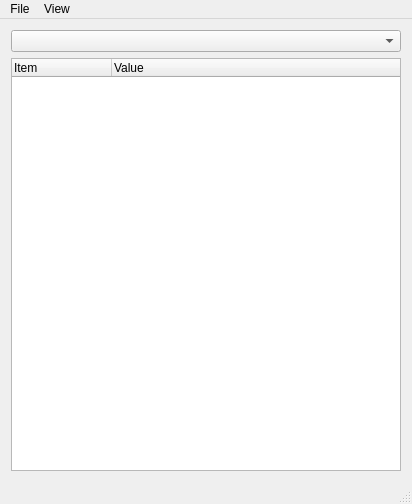
<?xml version="1.0" encoding="UTF-8"?>
<ui version="4.0">
 <class>MainWindow</class>
 <widget class="QMainWindow" name="MainWindow">
  <property name="geometry">
   <rect>
    <x>0</x>
    <y>0</y>
    <width>412</width>
    <height>504</height>
   </rect>
  </property>
  <property name="windowTitle">
   <string>Companion of the Avatar</string>
  </property>
  <property name="windowIcon">
   <iconset resource="resource.qrc">
    <normaloff>:/icon.png</normaloff>:/icon.png</iconset>
  </property>
  <widget class="QWidget" name="centralWidget">
   <layout class="QVBoxLayout" name="verticalLayout_2">
    <item>
     <widget class="QComboBox" name="comboBox"/>
    </item>
    <item>
     <widget class="QTreeWidget" name="treeWidget">
      <property name="alternatingRowColors">
       <bool>true</bool>
      </property>
      <property name="selectionMode">
       <enum>QAbstractItemView::NoSelection</enum>
      </property>
      <property name="rootIsDecorated">
       <bool>false</bool>
      </property>
      <property name="itemsExpandable">
       <bool>false</bool>
      </property>
      <property name="expandsOnDoubleClick">
       <bool>false</bool>
      </property>
      <property name="columnCount">
       <number>2</number>
      </property>
      <column>
       <property name="text">
        <string>Item</string>
       </property>
      </column>
      <column>
       <property name="text">
        <string>Value</string>
       </property>
      </column>
     </widget>
    </item>
   </layout>
  </widget>
  <widget class="QMenuBar" name="menuBar">
   <property name="geometry">
    <rect>
     <x>0</x>
     <y>0</y>
     <width>412</width>
     <height>19</height>
    </rect>
   </property>
   <widget class="QMenu" name="menuFile">
    <property name="title">
     <string>File</string>
    </property>
    <addaction name="actionSelectDirectory"/>
   </widget>
   <widget class="QMenu" name="menuView">
    <property name="title">
     <string>View</string>
    </property>
    <addaction name="actionRefresh"/>
   </widget>
   <addaction name="menuFile"/>
   <addaction name="menuView"/>
  </widget>
  <widget class="QStatusBar" name="statusBar"/>
  <action name="actionRefresh">
   <property name="text">
    <string>Refresh</string>
   </property>
   <property name="shortcut">
    <string>F5</string>
   </property>
  </action>
  <action name="actionSelectDirectory">
   <property name="text">
    <string>Select log directory...</string>
   </property>
  </action>
 </widget>
 <layoutdefault spacing="6" margin="11"/>
 <resources>
  <include location="resource.qrc"/>
 </resources>
 <connections/>
</ui>
